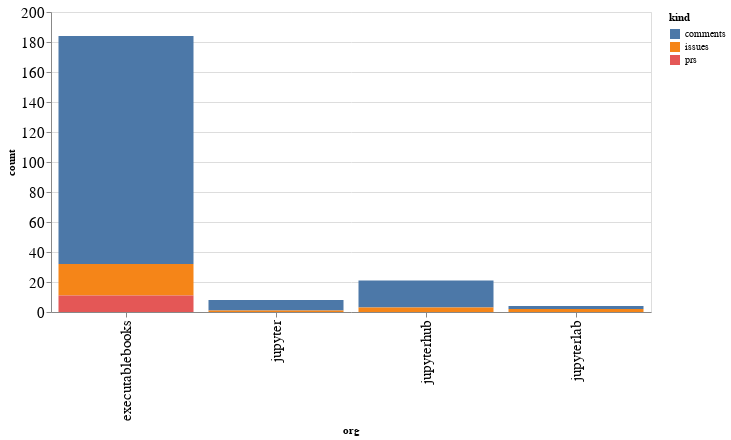

This figure's notebook cell:
### Code cell
alt.Chart(org_summaries, width=600).mark_bar().encode(
    x='org',
    y='count',
    color='kind',
    tooltip="org"
)

### Figure 1 — Vega-Lite specification as saved in the notebook (floating-point values rounded to 4 significant figures)
{"config": {"axisLeft": {"labelFontSize": 15}, "axisBottom": {"labelFontSize": 15}}, "data": {"name": "data-c96ebf88b49aaa9882f49286455db90f"}, "mark": "bar", "encoding": {"color": {"type": "nominal", "field": "kind"}, "tooltip": {"type": "nominal", "field": "org"}, "x": {"type": "nominal", "field": "org"}, "y": {"type": "quantitative", "field": "count"}}, "width": 600, "$schema": "https://vega.github.io/schema/vega-lite/v4.8.1.json", "datasets": {"data-c96ebf88b49aaa9882f49286455db90f": [{"org": "executablebooks", "kind": "comments", "count": 152}, {"org": "executablebooks", "kind": "issues", "count": 21}, {"org": "executablebooks", "kind": "prs", "count": 11}, {"org": "jupyter", "kind": "comments", "count": 7}, {"org": "jupyter", "kind": "issues", "count": 1}, {"org": "jupyterhub", "kind": "comments", "count": 18}, {"org": "jupyterhub", "kind": "issues", "count": 3}, {"org": "jupyterlab", "kind": "comments", "count": 2}, {"org": "jupyterlab", "kind": "issues", "count": 2}]}}
